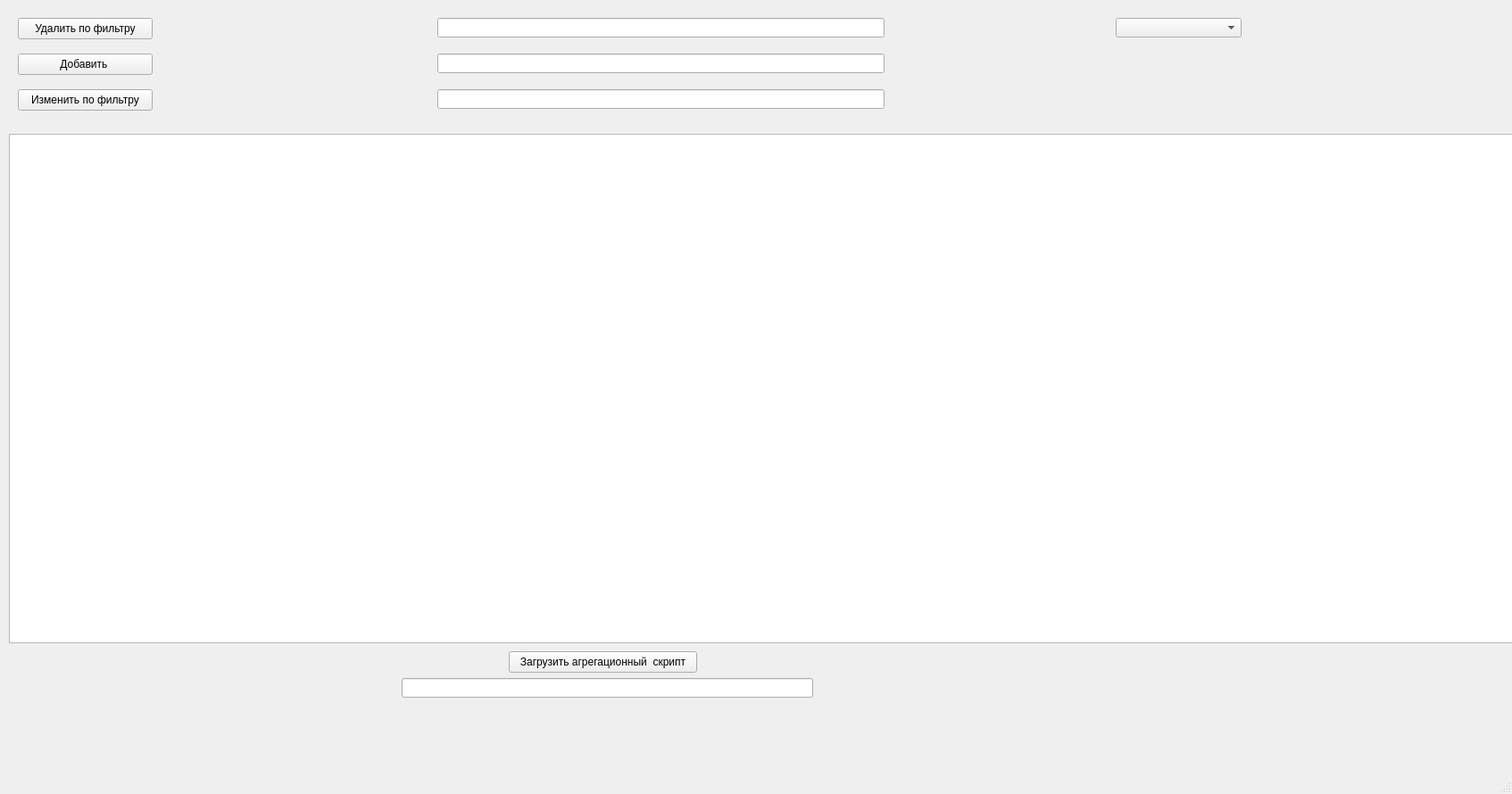
<?xml version="1.0" encoding="UTF-8"?>
<ui version="4.0">
 <class>WorkWindow</class>
 <widget class="QMainWindow" name="WorkWindow">
  <property name="geometry">
   <rect>
    <x>0</x>
    <y>0</y>
    <width>1694</width>
    <height>890</height>
   </rect>
  </property>
  <property name="acceptDrops">
   <bool>true</bool>
  </property>
  <property name="windowTitle">
   <string>DB_Semestr</string>
  </property>
  <widget class="QWidget" name="centralwidget">
   <property name="acceptDrops">
    <bool>true</bool>
   </property>
   <widget class="QPushButton" name="delButton">
    <property name="geometry">
     <rect>
      <x>20</x>
      <y>20</y>
      <width>151</width>
      <height>24</height>
     </rect>
    </property>
    <property name="text">
     <string>Удалить по фильтру</string>
    </property>
   </widget>
   <widget class="QPushButton" name="insertButton">
    <property name="geometry">
     <rect>
      <x>20</x>
      <y>60</y>
      <width>151</width>
      <height>24</height>
     </rect>
    </property>
    <property name="text">
     <string>Добавить </string>
    </property>
   </widget>
   <widget class="QPushButton" name="updateButton">
    <property name="geometry">
     <rect>
      <x>20</x>
      <y>100</y>
      <width>151</width>
      <height>24</height>
     </rect>
    </property>
    <property name="text">
     <string>Изменить по фильтру</string>
    </property>
   </widget>
   <widget class="QPushButton" name="scriptButton">
    <property name="enabled">
     <bool>true</bool>
    </property>
    <property name="geometry">
     <rect>
      <x>570</x>
      <y>730</y>
      <width>211</width>
      <height>24</height>
     </rect>
    </property>
    <property name="text">
     <string>Загрузить агрегационный  скрипт</string>
    </property>
   </widget>
   <widget class="QLineEdit" name="delLine">
    <property name="geometry">
     <rect>
      <x>490</x>
      <y>20</y>
      <width>501</width>
      <height>22</height>
     </rect>
    </property>
    <property name="text">
     <string/>
    </property>
   </widget>
   <widget class="QLineEdit" name="insertLine">
    <property name="geometry">
     <rect>
      <x>490</x>
      <y>60</y>
      <width>501</width>
      <height>22</height>
     </rect>
    </property>
    <property name="text">
     <string/>
    </property>
   </widget>
   <widget class="QLineEdit" name="updateLine">
    <property name="geometry">
     <rect>
      <x>490</x>
      <y>100</y>
      <width>501</width>
      <height>22</height>
     </rect>
    </property>
    <property name="text">
     <string/>
    </property>
   </widget>
   <widget class="QLineEdit" name="scriptLine">
    <property name="geometry">
     <rect>
      <x>450</x>
      <y>760</y>
      <width>461</width>
      <height>22</height>
     </rect>
    </property>
    <property name="text">
     <string/>
    </property>
    <property name="dragEnabled">
     <bool>true</bool>
    </property>
   </widget>
   <widget class="QComboBox" name="comboList">
    <property name="geometry">
     <rect>
      <x>1250</x>
      <y>20</y>
      <width>141</width>
      <height>22</height>
     </rect>
    </property>
   </widget>
   <widget class="QTableWidget" name="tableList">
    <property name="geometry">
     <rect>
      <x>10</x>
      <y>150</y>
      <width>1701</width>
      <height>571</height>
     </rect>
    </property>
   </widget>
  </widget>
  <widget class="QMenuBar" name="menubar">
   <property name="geometry">
    <rect>
     <x>0</x>
     <y>0</y>
     <width>1694</width>
     <height>22</height>
    </rect>
   </property>
  </widget>
  <widget class="QStatusBar" name="statusbar"/>
 </widget>
 <resources/>
 <connections/>
</ui>
